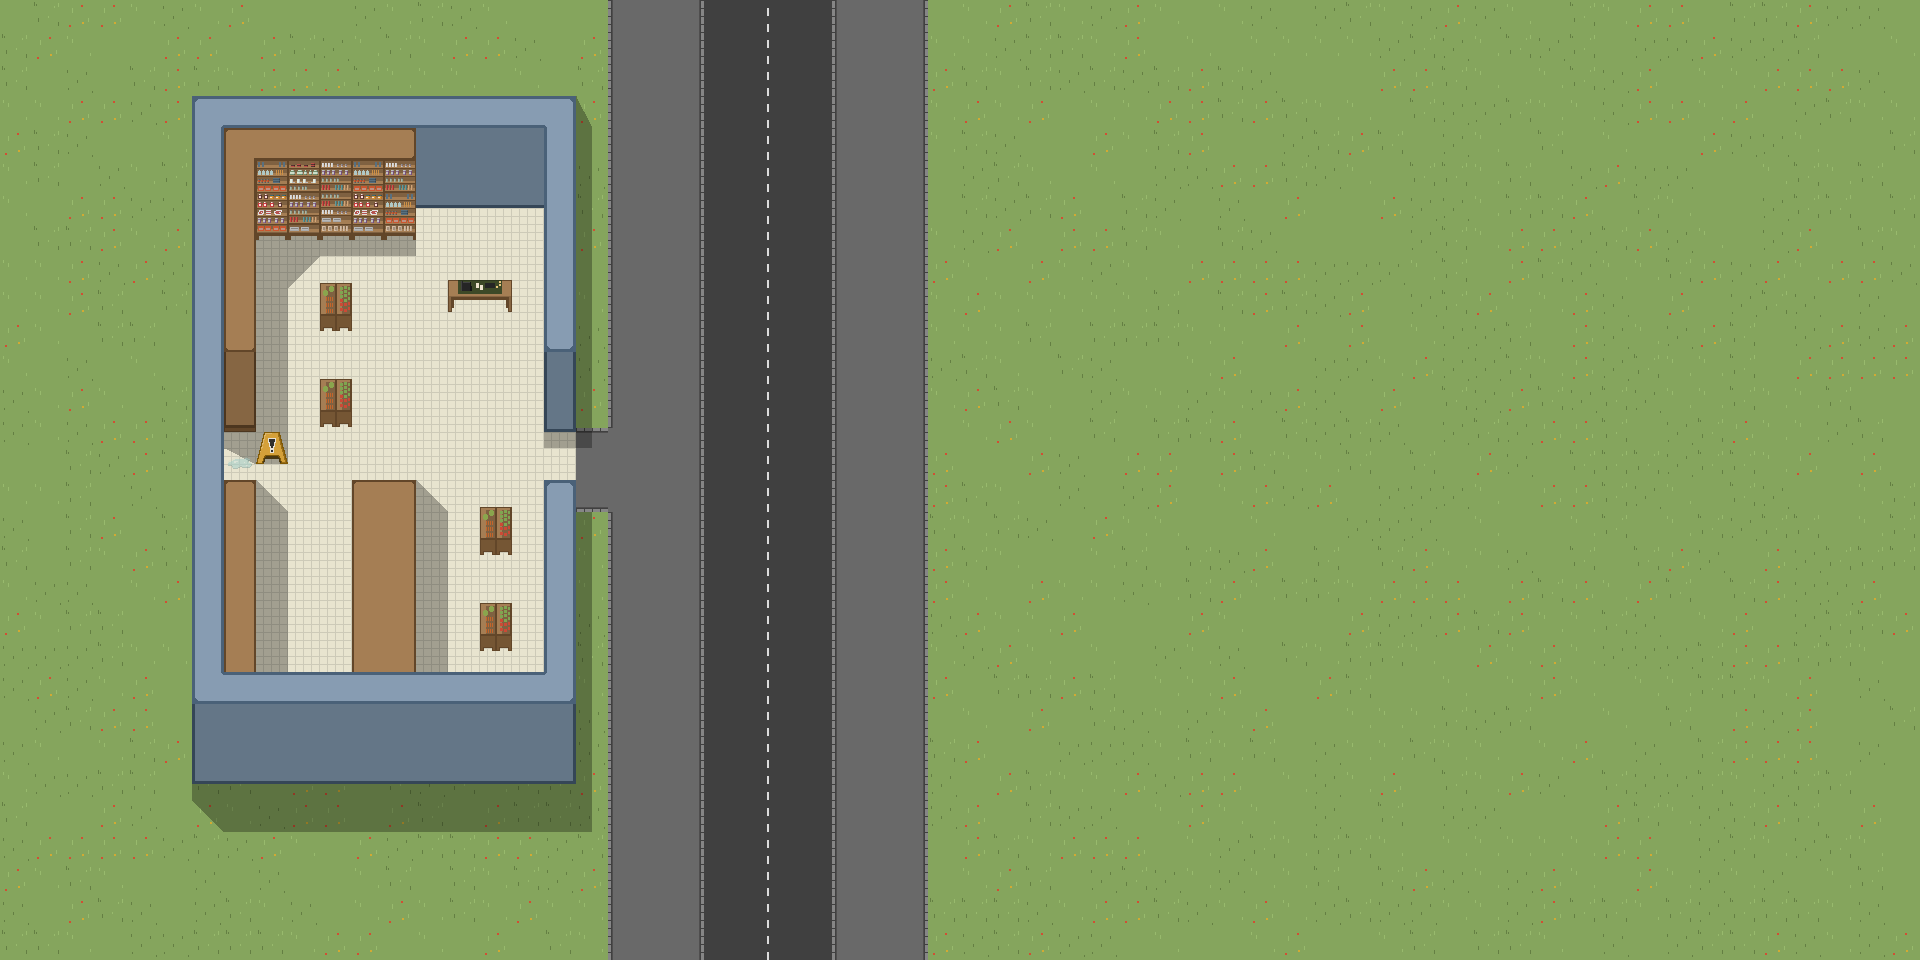

A 2D game scene composited from a Tiled map and its tileset images. What follows is a short description and the map's XML, with each tile layer's data collapsed to a summary:
An orthogonal 60x30 tile map with 32x32 px tiles, 4 tile layers (Background, Shadows, Midground, Foreground) and 19 objects (2x Register, Door, Hygiene, Cereal, Meat, ...).

<map version="1.2" tiledversion="1.3.5" orientation="orthogonal" renderorder="right-down" width="60" height="30" tilewidth="32" tileheight="32" infinite="0" nextlayerid="12" nextobjectid="21">
 <editorsettings>
  <export target="tante_emma_map.json" format="json" />
 </editorsettings>
 <tileset firstgid="1" name="tante_emma_textures" tilewidth="32" tileheight="32" tilecount="72" columns="9">
  <image source="textures/tante_emma_atlas/tante_emma_textures.png" width="288" height="256" />
  <tile id="0">
   <properties>
    <property name="collides" type="bool" value="false" />
   </properties>
  </tile>
  <tile id="1">
   <properties>
    <property name="collides" type="bool" value="false" />
   </properties>
  </tile>
  <tile id="2">
   <properties>
    <property name="collides" type="bool" value="false" />
   </properties>
  </tile>
  <tile id="3">
   <properties>
    <property name="collides" type="bool" value="true" />
   </properties>
  </tile>
  <tile id="4">
   <properties>
    <property name="collides" type="bool" value="true" />
   </properties>
  </tile>
  <tile id="5">
   <properties>
    <property name="collides" type="bool" value="true" />
   </properties>
  </tile>
  <tile id="6">
   <properties>
    <property name="collides" type="bool" value="false" />
   </properties>
  </tile>
  <tile id="7">
   <properties>
    <property name="collides" type="bool" value="true" />
   </properties>
  </tile>
  <tile id="8">
   <properties>
    <property name="collides" type="bool" value="false" />
   </properties>
  </tile>
  <tile id="9">
   <properties>
    <property name="collides" type="bool" value="false" />
   </properties>
  </tile>
  <tile id="10">
   <properties>
    <property name="collides" type="bool" value="false" />
   </properties>
  </tile>
  <tile id="11">
   <properties>
    <property name="collides" type="bool" value="false" />
   </properties>
  </tile>
  <tile id="12">
   <properties>
    <property name="collides" type="bool" value="true" />
   </properties>
  </tile>
  <tile id="13">
   <properties>
    <property name="collides" type="bool" value="true" />
   </properties>
  </tile>
  <tile id="14">
   <properties>
    <property name="collides" type="bool" value="true" />
   </properties>
  </tile>
  <tile id="15">
   <properties>
    <property name="collides" type="bool" value="false" />
   </properties>
  </tile>
  <tile id="16">
   <properties>
    <property name="collides" type="bool" value="true" />
   </properties>
  </tile>
  <tile id="17">
   <properties>
    <property name="collides" type="bool" value="false" />
   </properties>
  </tile>
  <tile id="18">
   <properties>
    <property name="collides" type="bool" value="true" />
   </properties>
  </tile>
  <tile id="19">
   <properties>
    <property name="collides" type="bool" value="true" />
   </properties>
  </tile>
  <tile id="20">
   <properties>
    <property name="collides" type="bool" value="true" />
   </properties>
  </tile>
  <tile id="21">
   <properties>
    <property name="collides" type="bool" value="false" />
   </properties>
  </tile>
  <tile id="22">
   <properties>
    <property name="collides" type="bool" value="true" />
   </properties>
  </tile>
  <tile id="23">
   <properties>
    <property name="collides" type="bool" value="true" />
   </properties>
  </tile>
  <tile id="24">
   <properties>
    <property name="collides" type="bool" value="true" />
   </properties>
  </tile>
  <tile id="25">
   <properties>
    <property name="collides" type="bool" value="true" />
   </properties>
  </tile>
  <tile id="26">
   <properties>
    <property name="collides" type="bool" value="false" />
   </properties>
  </tile>
  <tile id="27">
   <properties>
    <property name="collides" type="bool" value="false" />
   </properties>
  </tile>
  <tile id="28">
   <properties>
    <property name="collides" type="bool" value="false" />
   </properties>
  </tile>
  <tile id="29">
   <properties>
    <property name="collides" type="bool" value="false" />
   </properties>
  </tile>
  <tile id="30">
   <properties>
    <property name="collides" type="bool" value="true" />
   </properties>
  </tile>
  <tile id="31">
   <properties>
    <property name="collides" type="bool" value="true" />
   </properties>
  </tile>
  <tile id="32">
   <properties>
    <property name="collides" type="bool" value="true" />
   </properties>
  </tile>
  <tile id="33">
   <properties>
    <property name="collides" type="bool" value="false" />
   </properties>
  </tile>
  <tile id="34">
   <properties>
    <property name="collides" type="bool" value="false" />
   </properties>
  </tile>
  <tile id="35">
   <properties>
    <property name="collides" type="bool" value="false" />
   </properties>
  </tile>
  <tile id="36">
   <properties>
    <property name="collides" type="bool" value="false" />
   </properties>
  </tile>
  <tile id="37">
   <properties>
    <property name="collides" type="bool" value="false" />
   </properties>
  </tile>
  <tile id="38">
   <properties>
    <property name="collides" type="bool" value="false" />
   </properties>
  </tile>
  <tile id="39">
   <properties>
    <property name="collides" type="bool" value="false" />
   </properties>
  </tile>
  <tile id="40">
   <properties>
    <property name="collides" type="bool" value="false" />
   </properties>
  </tile>
  <tile id="41">
   <properties>
    <property name="collides" type="bool" value="true" />
   </properties>
  </tile>
  <tile id="42">
   <properties>
    <property name="collides" type="bool" value="false" />
   </properties>
  </tile>
  <tile id="43">
   <properties>
    <property name="collides" type="bool" value="false" />
   </properties>
  </tile>
  <tile id="44">
   <properties>
    <property name="collides" type="bool" value="false" />
   </properties>
  </tile>
  <tile id="45">
   <properties>
    <property name="collides" type="bool" value="false" />
   </properties>
  </tile>
  <tile id="46">
   <properties>
    <property name="collides" type="bool" value="false" />
   </properties>
  </tile>
  <tile id="47">
   <properties>
    <property name="collides" type="bool" value="false" />
   </properties>
  </tile>
  <tile id="48">
   <properties>
    <property name="collides" type="bool" value="false" />
   </properties>
  </tile>
  <tile id="49">
   <properties>
    <property name="collides" type="bool" value="true" />
   </properties>
  </tile>
  <tile id="50">
   <properties>
    <property name="collides" type="bool" value="true" />
   </properties>
  </tile>
  <tile id="51">
   <properties>
    <property name="collides" type="bool" value="true" />
   </properties>
  </tile>
  <tile id="52">
   <properties>
    <property name="collides" type="bool" value="true" />
   </properties>
  </tile>
  <tile id="53">
   <properties>
    <property name="collides" type="bool" value="false" />
   </properties>
  </tile>
  <tile id="54">
   <properties>
    <property name="collides" type="bool" value="true" />
   </properties>
  </tile>
  <tile id="55">
   <properties>
    <property name="collides" type="bool" value="true" />
   </properties>
  </tile>
  <tile id="56">
   <properties>
    <property name="collides" type="bool" value="false" />
   </properties>
  </tile>
  <tile id="57">
   <properties>
    <property name="collides" type="bool" value="false" />
   </properties>
  </tile>
  <tile id="58">
   <properties>
    <property name="collides" type="bool" value="false" />
   </properties>
  </tile>
  <tile id="59">
   <properties>
    <property name="collides" type="bool" value="false" />
   </properties>
  </tile>
  <tile id="60">
   <properties>
    <property name="collides" type="bool" value="false" />
   </properties>
  </tile>
  <tile id="61">
   <properties>
    <property name="collides" type="bool" value="false" />
   </properties>
  </tile>
  <tile id="62">
   <properties>
    <property name="collides" type="bool" value="false" />
   </properties>
  </tile>
  <tile id="63">
   <properties>
    <property name="collides" type="bool" value="false" />
   </properties>
  </tile>
  <tile id="64">
   <properties>
    <property name="collides" type="bool" value="false" />
   </properties>
  </tile>
  <tile id="65">
   <properties>
    <property name="collides" type="bool" value="false" />
   </properties>
  </tile>
  <tile id="66">
   <properties>
    <property name="collides" type="bool" value="false" />
   </properties>
  </tile>
  <tile id="67">
   <properties>
    <property name="collides" type="bool" value="false" />
   </properties>
  </tile>
  <tile id="68">
   <properties>
    <property name="collides" type="bool" value="false" />
   </properties>
  </tile>
  <tile id="69">
   <properties>
    <property name="collides" type="bool" value="false" />
   </properties>
  </tile>
  <tile id="70">
   <properties>
    <property name="collides" type="bool" value="false" />
   </properties>
  </tile>
  <tile id="71">
   <properties>
    <property name="collides" type="bool" value="false" />
   </properties>
  </tile>
 </tileset>
 <layer id="3" name="Background" width="60" height="30">
  <data>[1800 cells, 1800 non-empty, 12 distinct tile ids]</data>
 </layer>
 <layer id="11" name="Shadows" width="60" height="30">
  <data>[1800 cells, 76 non-empty, 4 distinct tile ids]</data>
 </layer>
 <layer id="4" name="Midground" width="60" height="30">
  <data>[1800 cells, 35 non-empty, 10 distinct tile ids]</data>
 </layer>
 <layer id="5" name="Foreground" width="60" height="30">
  <data>[1800 cells, 143 non-empty, 27 distinct tile ids]</data>
 </layer>
 <objectgroup id="10" name="Colliders" locked="1">
  <object id="17" name="Register" x="448.909" y="286.545" width="62" height="3.81818" />
  <object id="18" name="Door" x="542" y="431.5" width="33.5" height="80" />
 </objectgroup>
 <objectgroup id="7" name="Checkpoints">
  <object id="1" name="Hygiene" x="267.833" y="639">
   <point />
  </object>
  <object id="2" name="Cereal" x="268.333" y="558.334">
   <point />
  </object>
  <object id="3" name="Meat" x="382.667" y="254.666">
   <point />
  </object>
  <object id="4" name="Produce" x="469.333" y="535.667">
   <point />
  </object>
  <object id="5" name="Drinks" x="428.667" y="618.834">
   <point />
  </object>
  <object id="6" name="Fish" x="362.5" y="318.167">
   <point />
  </object>
  <object id="7" name="Sweets" x="338.667" y="544.333">
   <point />
  </object>
  <object id="8" name="Dairy" x="273.167" y="340.167">
   <point />
  </object>
  <object id="9" name="Bread" x="288.333" y="255.5">
   <point />
  </object>
  <object id="10" name="Entrance" x="656.667" y="466.667">
   <point />
  </object>
  <object id="11" name="Hallway" x="448.833" y="469.333">
   <point />
  </object>
  <object id="12" name="Register" x="480" y="338">
   <point />
  </object>
  <object id="19" name="FarmUpstate" x="675.502" y="51.4956">
   <point />
  </object>
  <object id="20" name="Hallway2" x="299.5" y="461.667">
   <point />
  </object>
 </objectgroup>
 <objectgroup id="9" name="Spawnpoints" locked="1">
  <object id="13" name="Player" x="479.333" y="254">
   <point />
  </object>
  <object id="14" name="NPC1" x="657.333" y="52">
   <point />
  </object>
  <object id="15" name="NPC2" x="658" y="946.667">
   <point />
  </object>
 </objectgroup>
</map>
